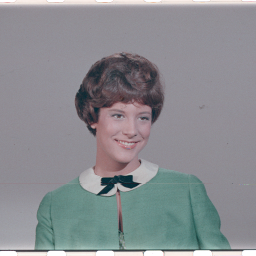
%> input picture Exercise 4/test_img.png, 256 x 256 px
$ octave Background_Removal.m   (GNU Octave 9; MATLAB toolbox functions it lacks are replaced by stand-ins)
%> lines starting %> are read from the running program, lines starting %| are printed output that depends on the picture; in (x1, y1, x2, y2) boxes, pixels count from 0 and x2, y2 are one past the last pixel; in counts of white or black regions, pixels touching at a corner belong together; the program's own positions count from 1
%a)
img = imread('test_img.png');
%> img is the input picture: size 256x256x3 uint8; mean R, G, B 137.6, 140, 144
img_gray = rgb2gray(img);
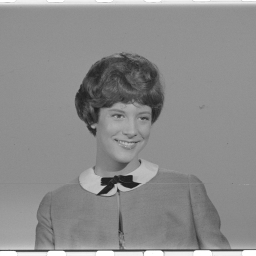
%> img_gray: size 256x256 uint8; min 28, max 255, mean 139.7
figure
imshow(img_gray)
%b)
ent = zeros(size(img_gray));
%c)
grid_size = 8;
for i=1:grid_size:size(img_gray,1)
for j=1:grid_size:size(img_gray,2)
I = img_gray(i:(i+grid_size-1),j:(j+grid_size-1));
%c1)
p = imhist(I);
p = p/numel(I);
%c2)
entropy = -sum(p.*log2(p+1e-6));
%c3)
ent(i:(i+grid_size-1),j:(j+grid_size-1)) = entropy;
end
end
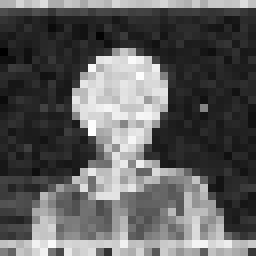
%> ent: size 256x256 double; min 1.58, max 5.45, mean 3.01; drawn with min black and max white
%d)
ent = (ent-min(ent(:)))/(max(ent(:))-min(ent(:)));
mask = im2bw(ent,0.5);
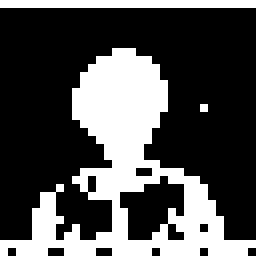
%> mask: size 256x256 logical; 31.2% white; 3 white regions, box (x1, y1, x2, y2) and area: (0, 48, 256, 256) 18368, (0, 0, 256, 8) 2048, (200, 104, 208, 112) 64
%d)
se = strel('disk', 20);
mask = imclose(mask, se);
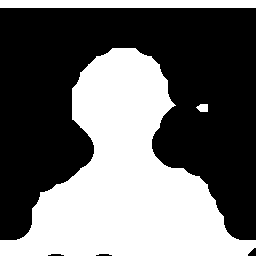
%> mask: size 256x256 logical; 42.1% white; 3 white regions, box (x1, y1, x2, y2) and area: (0, 48, 256, 256) 25488, (0, 0, 256, 8) 2048, (196, 104, 208, 112) 78
mask = imopen(mask, se);
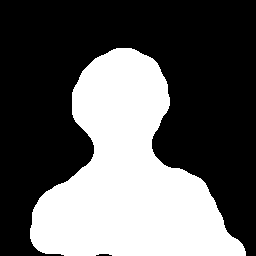
%> mask: size 256x256 logical; 37.4% white; 1 white region, box (x1, y1, x2, y2) and area: (30, 48, 246, 256) 24537
%f)
img = img .* uint8(mask);
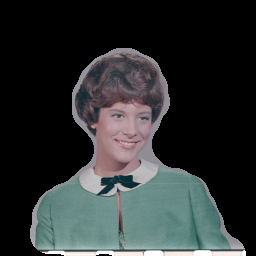
%> img: size 256x256x3 uint8; mean R, G, B 44.3, 48.4, 48.3
figure
imshow(img)
